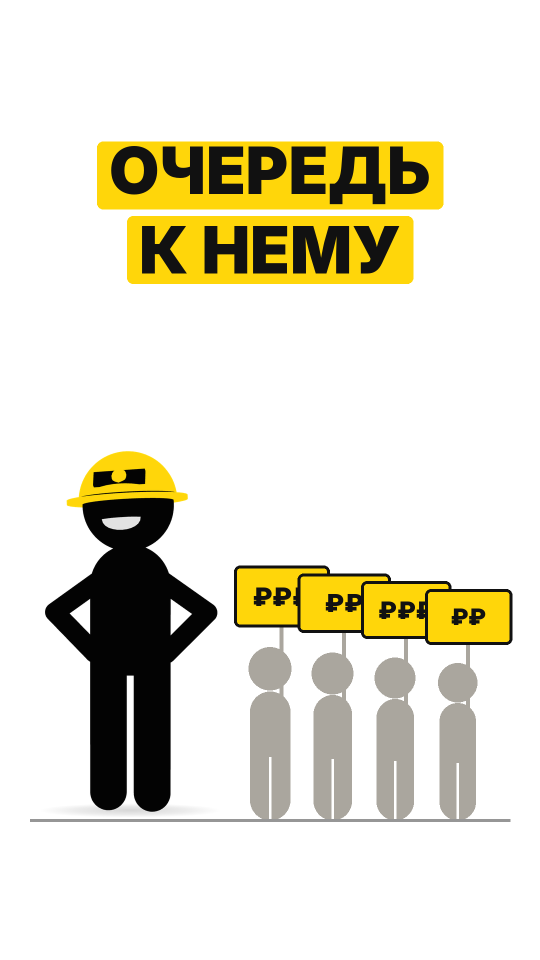
#> input picture ne-tupi/render/svarshchik/oblozhka/oblozhka-svarshchik-a-ochered.png, 1080 x 1920 px (shown at 1/2 size)
$ python -i compose_s.py   (imports and definitions only)
#> lines starting #> are read from the running program, lines starting #| are printed output that depends on the picture
### ne-tupi/render/svarshchik/kod/words.py
import json, re
a = json.load(open('align2.json'))
#> (reads ne-tupi/render/svarshchik/kod/align2.json from the repository)
C = a['characters']; S = a['character_start_times_seconds']; E = a['character_end_times_seconds']
txt = ''.join(C)
def words():
    out = []; intag = False; cur = None
    for i, ch in enumerate(C):
        if ch == '[': intag = True; cur = None; continue
        if ch == ']': intag = False; continue
        if intag: continue
        if ch.isalnum() or (ch in "-«»" and cur):
            if cur is None: cur = [i, i]; out.append(cur)
            else: cur[1] = i
        elif ch in ' \n': cur = None
        else:
            if cur: cur[1] = i
    return [(''.join(C[s:e + 1]).strip(), S[s], E[e]) for s, e in out]
def tags():
    return [(m.group(1), S[m.start()], E[m.end() - 1]) for m in re.finditer(r'\[([^\]]*)\]', txt)]
W = words()
def wt(sub, k=0):
    hits = [w for w in W if sub.lower() in w[0].lower()]
    return hits[k][1]
STARTS = ['Почему обычный', 'Смотри.', 'Его друг', 'Диме на старте', 'Думаешь', 'Стоп.', 'Нужны.', 'Нас этому', 'На место', 'А к сварщику',
          'А вот и подвох', 'Пойдут', 'Так за что', 'Не за то', 'И что с этим', 'Или соедини', 'Встань', 'Всё. Не тупи']
_ix = [txt.index(s) for s in STARTS]
def _prev_end(i):
#> called with i = 102
    j = i - 1
    while j > 0 and not C[j].isalnum(): j -= 1
    return E[j]
B = [0.0] + [(_prev_end(i) + S[i]) / 2 for i in _ix[1:]]
END = E[len(txt.rstrip()) - 1]
DUR = round(END + 3.3, 2)
# [3 lines that do not run on import are left out]

### ne-tupi/render/svarshchik/kod/tm.py
from words import W, wt, B, END, DUR
def wexact(word, k=0):
    hits = [w for w in W if w[0].lower().strip('«».,!?:…—') == word.lower()]
    return hits[k][1]
T = dict(svarshik=wt('сварщик'), programmist=wt('программист'), diplom=wt('дипломом'), chetyre=wt('четыре'), uchilsya=wt('учился'),
         dva=wexact('два'), kolledzha=wt('колледжа'), menshe=wt('меньше'), prostite=wt('Простите'), dumaesh=wt('Думаешь'), nuzhny=wt('нужны?'),
         stop=wt('Стоп'), nuzhny2=wt('Нужны.'), mnogo=wt('много'), nas=wt('Нас'), zarplata=wt('зарплата'), nagrada=wt('награда'), cena=wt('цена'),
         tolpa=wt('толпа'), vybiray=wt('Выбирай'), kopeyki=wt('копейки'), ochered=wt('очередь'), rabotodateley=wt('работодателей'),
         perebivayut=wt('перебивают'), dengami=wt('деньгами'), podvoh=wt('подвох'), poydut=wt('Пойдут'), razvernetsya=wt('развернётся'),
         platyat=wt('платят?'), tyazhelo=wt('тяжело'), trudno=wt('трудно'), zamenit=wt('заменить'), delat=wt('делать'), prestizh=wt('престиж'),
         ochered2=wt('очередь:'), vakansiy=wt('вакансий'), rezume=wt('резюме'), soedini=wt('соедини'), navyka=wt('навыка'), malo=wt('мало'),
         vstan=wt('Встань'), k_tebe=wt('тебе'), netupi=wexact('тупи'))
# [1 lines that do not run on import are left out]

### ne-tupi/render/svarshchik/kod/compose_s.py
"""Монтаж «Сварщик vs программист»: тематический фон (PIL) + графика + два человечка (RGBA) -> ffmpeg."""
import json, math, sys, subprocess, numpy as np
from functools import lru_cache
from PIL import Image, ImageDraw, ImageFont
from words import W, B, END, DUR
from tm import T
FPS = 24; N = int(DUR * FPS); WD, HT = 1080, 1920; SS = 2; GH = 1000
BG = (247, 245, 240); YEL = (255, 214, 10); RED = (226, 48, 48); INK = (17, 17, 17); WHITE = (255, 255, 255)
GREY = (150, 150, 150); LG = (225, 222, 215); MID = (196, 192, 184)
L1 = (228, 224, 216); L2 = (205, 200, 191)   # заливка и линии фона
FB = '/usr/share/fonts/opentype/inter/Inter-Black.otf'
@lru_cache(None)
def font(sz): return ImageFont.truetype(FB, int(sz * SS))
@lru_cache(None)
def font1(sz): return ImageFont.truetype(FB, int(sz))
ONLY = sys.argv[1:]
def clamp(v, a=0, b=1): return max(a, min(b, v))
def back(t):
    t = clamp(t); c = 1.70158; return 1 + (c + 1) * (t - 1) ** 3 + c * (t - 1) ** 2
def eo(t): t = clamp(t); return 1 - (1 - t) ** 3
def S(v): return int(round(v * SS))
FEET = 1335; SUB_Y = 1410

# ---------- плашки (графика в верхних 1000 px, 2x) ----------
# [25 lines left out: functions plate_img, paste, plate, cross, not called in this run]

# ---------- фоны (1x, прямо на кадр) ----------
def ground(d, x0=0, x1=WD): d.line([x0, FEET + 8, x1, FEET + 8], fill=L2, width=5)
# [102 lines left out: functions bg_univ, bg_stroyka, bg_office, bg_corridor, bg_city, bg_room and 5 more, not called in this run]

# ---------- раскладка человечков: (cx, s) или None ----------
def line_of(t): return max(j for j in range(len(B)) if B[j] <= t)
L_, R_ = 300, 780
# [138 lines left out: functions lay, zoom, under, sc, not called in this run]
def graphics(t):
    G = Image.new('RGBA', (WD * SS, GH * SS), (0, 0, 0, 0)); sc(G, t)
    return G.resize((WD, GH), Image.LANCZOS)

# ---------- субтитры ----------
SUBF = ImageFont.truetype(FB, 56); SP = 14; MAXW = 780
_d = ImageDraw.Draw(Image.new('RGB', (1, 1)))
def wlen(w): return _d.textbbox((0, 0), w[0].upper().strip('«»'), font=SUBF)[2]
# [8 lines left out: function wrap, not called in this run]
groups, cur = [], []
# [5 lines not run here, left out]
# [14 lines left out: function subs, not called in this run]

# ---------- человечки ----------
CH_CROP = (0, 60, 1080, 1660)
# [1 line not run here, left out]
WALK0 = END + 0.75
# [6 lines left out: function char, not called in this run]

def frame(i):
    t = i / FPS; L = line_of(t)
    img = Image.new('RGBA', (WD, HT), BG + (255,))
    under(img, t)
    G = graphics(t); img.alpha_composite(G, (0, 190))
    a, b = lay(t)
    # плавный переезд между сценами
    if L > 0 and t - B[L] < 0.4:
        pa, pb = lay(B[L] - 0.01); e = eo((t - B[L]) / 0.4)
        if a and pa: a = (pa[0] + (a[0] - pa[0]) * e, pa[1] + (a[1] - pa[1]) * e)
        if b and pb: b = (pb[0] + (b[0] - pb[0]) * e, pb[1] + (b[1] - pb[1]) * e)
    if b: char(img, 'svar', i, *b)
    if a: char(img, 'main', i, *a)
    subs(img, t)
    img = img.convert('RGB')
    z, cy = zoom(t)
    if z != 1:
        w, h = int(WD * z), int(HT * z); im2 = img.resize((w, h), Image.BILINEAR)
        ox, oy = int((w - WD) * 0.5), int((h - HT) * cy / HT); img = im2.crop((ox, oy, ox + WD, oy + HT))
    return img

# [10 lines not run here, left out]

>>> import cv2
>>> picture = cv2.imread('../oblozhka/oblozhka-svarshchik-a-ochered.png', cv2.IMREAD_GRAYSCALE)
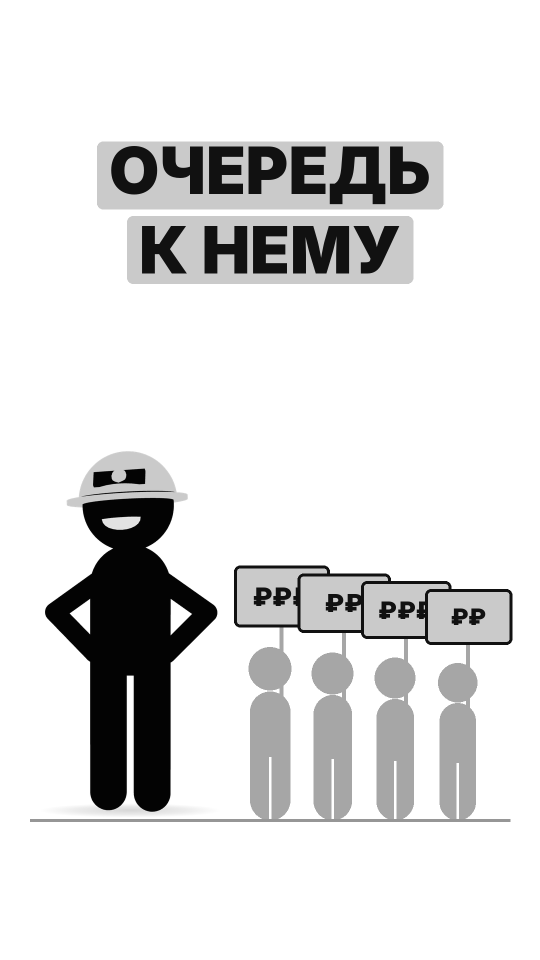
#> picture: shape (1920, 1080) (shown at 1/2 size); min 0, max 255, mean 223.6
>>> result = frame(picture)
#> (the run stopped early here; a loop or call above may not have finished)
